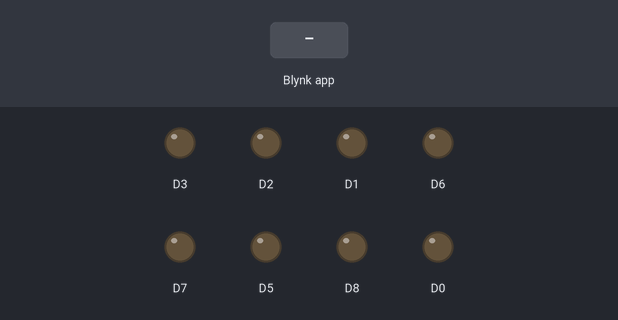
This sketch was run on a simulated ESP8266 (NodeMCU). Shown: output pins drawn as LEDs (lit = HIGH). Inputs (shaded band) come from the test bench. WiFi joins after 1.5 s; servers stay silent unless stated.

Above: at 3.0 s.
3.1 s: Blynk app writes 1 to V0
At 4.0 s:
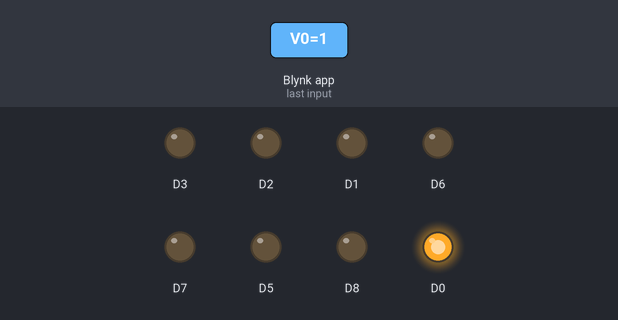
4.6 s: Blynk app writes 1 to V1
At 5.1 s:
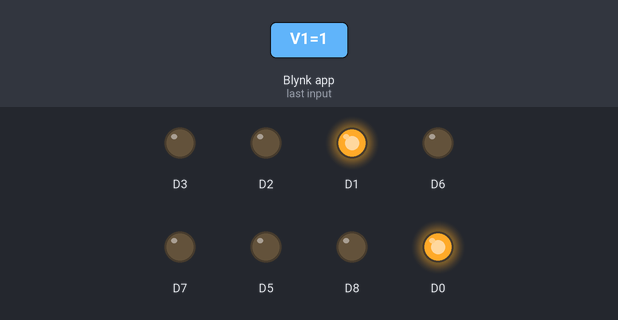
6.1 s: Blynk app writes 0 to V0
At 7.3 s:
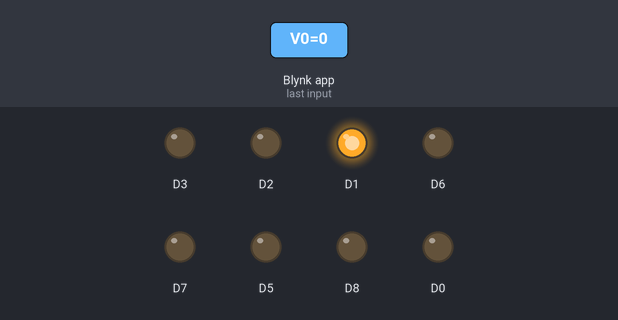
7.6 s: Blynk app writes 1 to V2
At 8.7 s:
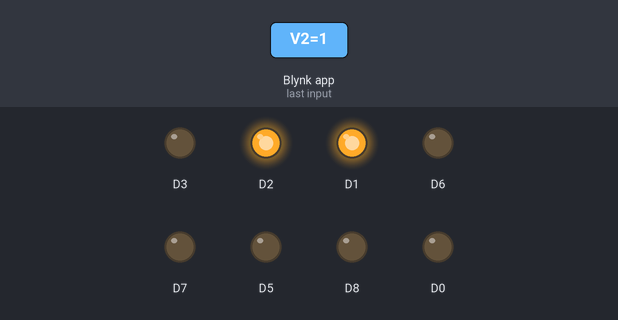
9.1 s: Blynk app writes 200 to V0
At 9.8 s:
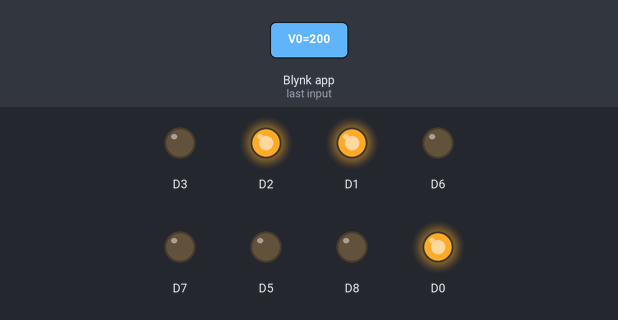
10.6 s: Blynk app writes 0 to V1
At 10.9 s:
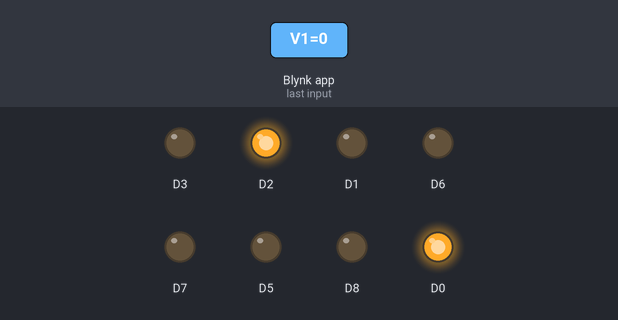
Timing chart, 0 to 13.1 s (numbered marks = the images above; inputs shaded):
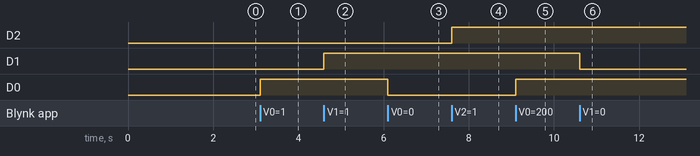

The sketch:

vIRTUAL.ino
```cpp
// (licence header left out)
/* Comment this out to disable prints and save space */
#define BLYNK_PRINT Serial


#include <ESP8266WiFi.h>
#include <BlynkSimpleEsp8266.h>

// You should get Auth Token in the Blynk App.
// Go to the Project Settings (nut icon).
char auth[] = "984a6841bff34f2290d8c96c11661975";

// Your WiFi credentials.
// Set password to "" for open networks.
char ssid[] = "CCPLAB-WiFi";
char pass[] = "";
WidgetLCD lcd(V127);
void setup()
{
  // Debug console
  Serial.begin(9600);

  Blynk.begin(auth, ssid, pass);
  pinMode(D0,OUTPUT);
    pinMode(D1,OUTPUT);
      pinMode(D2,OUTPUT);
        pinMode(D3,OUTPUT);
          pinMode(D5,OUTPUT);
            pinMode(D6,OUTPUT);
              pinMode(D7,OUTPUT);
                pinMode(D8,OUTPUT);
  // You can also specify server:
  //Blynk.begin(auth, ssid, pass, "blynk-cloud.com", 80);
  //Blynk.begin(auth, ssid, pass, IPAddress(192,168,1,100), 8080);
}
BLYNK_CONNECTED()
{
  Blynk.syncVirtual(V0);
  Blynk.syncVirtual(V1);
  Blynk.syncVirtual(V2);
  Blynk.syncVirtual(V3);
  Blynk.syncVirtual(V4);
  Blynk.syncVirtual(V5);
  Blynk.syncVirtual(V6);
  Blynk.syncVirtual(V7);
}
BLYNK_WRITE(V0)
{
  int pinValue=param.asInt();
  digitalWrite(D0,pinValue);
  lcd.print(0,0,pinValue);
}
BLYNK_WRITE(V1)
{
  int pinValue=param.asInt();
  digitalWrite(D1,pinValue);
}
BLYNK_WRITE(V2)
{
  int pinValue=param.asInt();
  digitalWrite(D2,pinValue);
}
BLYNK_WRITE(V3)
{
  int pinValue=param.asInt();
  digitalWrite(D3,pinValue);
}
BLYNK_WRITE(V4)
{
  int pinValue=param.asInt();
  digitalWrite(D5,pinValue);
}
BLYNK_WRITE(V5)
{
  int pinValue=param.asInt();
  digitalWrite(D6,pinValue);
}
BLYNK_WRITE(V6)
{
  int pinValue=param.asInt();
  digitalWrite(D7,pinValue);
}
BLYNK_WRITE(V7)
{
  int pinValue=param.asInt();
  digitalWrite(D8,pinValue);
}
void loop()
{
  Blynk.run();
}
```

Measured:
- after the input at 3.1 s, D0: LOW → HIGH at once
- after the input at 4.6 s, D1: LOW → HIGH at once
- after the input at 6.1 s, D0: HIGH → LOW at once
- after the input at 7.6 s, D2: LOW → HIGH at once
- after the input at 9.1 s, D0: LOW → HIGH at once
- after the input at 10.6 s, D1: HIGH → LOW at once
